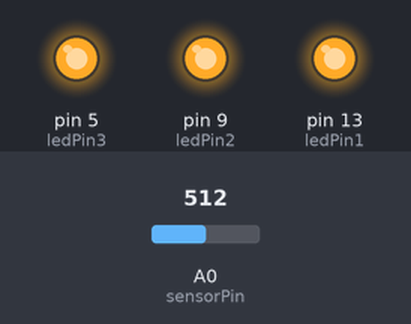
A sketch run on a simulated Arduino Uno, built with avr-gcc and run on an emulated ATmega328P. Parts: output pins drawn as LEDs (lit = HIGH). The test bench sets the inputs (shaded band); at power-on: A0 (sensorPin) = 512.

Above: at 0.3 s.
At 2.0 s:
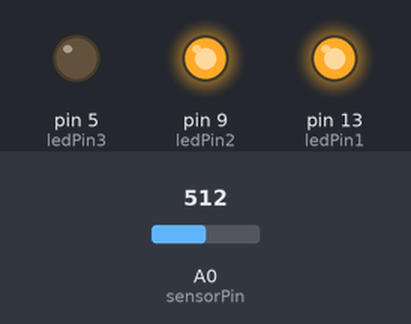
At 3.0 s:
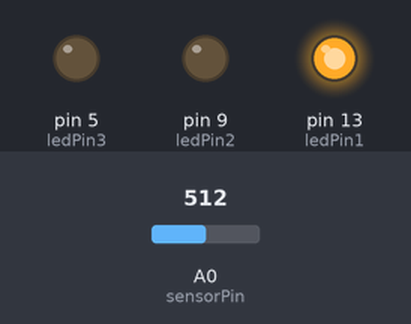
At 4.9 s:
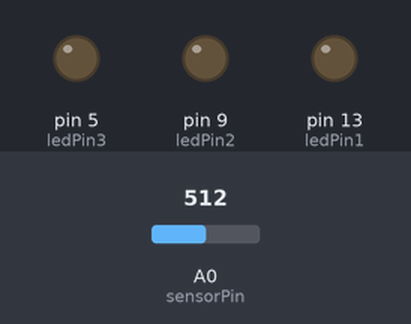
Timing chart, 0 to 5.3 s (numbered marks = the images above):
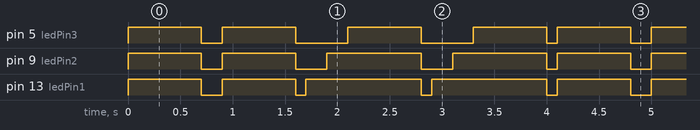

The sketch:

wrong-turn.ino
```cpp
int sensorPin = A0;    // select the input pin for the potentiometer
int ledPin1 = 13;
int ledPin2 = 9;
int ledPin3 = 5;// select the pin for the LED
int sensorValue = 0;  // variable to store the value coming from the sensor

void setup() {
  // declare the ledPin as an OUTPUT:
  pinMode(ledPin1, OUTPUT);
  pinMode(ledPin2, OUTPUT);
pinMode(ledPin3, OUTPUT);
}
void loop() {
  // read the value from the sensor:
  sensorValue = analogRead(sensorPin);

digitalWrite(ledPin1, HIGH);
 digitalWrite(ledPin2, HIGH);
digitalWrite(ledPin3, HIGH);
  delay(700);
  digitalWrite(ledPin1, LOW);
  digitalWrite(ledPin2, LOW);
  digitalWrite(ledPin3, LOW);
  delay(200);
  digitalWrite(ledPin1, HIGH);
 digitalWrite(ledPin2, HIGH);
digitalWrite(ledPin3, HIGH);
  delay(700);
  digitalWrite(ledPin1, LOW);
  digitalWrite(ledPin2, LOW);
  digitalWrite(ledPin3, LOW);
  delay(100);

  digitalWrite(ledPin1, HIGH);
  delay(200);

  digitalWrite(ledPin2, HIGH);
  delay(200);


  digitalWrite(ledPin3, HIGH);
  delay(700);
  digitalWrite(ledPin1, LOW);
  digitalWrite(ledPin2, LOW);
  digitalWrite(ledPin3, LOW);
  delay(100);

  digitalWrite(ledPin1, HIGH);
  delay(200);

  digitalWrite(ledPin2, HIGH);
  delay(200);


  digitalWrite(ledPin3, HIGH);
  delay(700);
  digitalWrite(ledPin1, LOW);
  digitalWrite(ledPin2, LOW);
  digitalWrite(ledPin3, LOW);
  delay(100);


}
```

Measured:
- by itself, pin 5 (ledPin3): repeats every 4.1 s: LOW 0.20 s, 2 × (HIGH 0.70 s, LOW 0.50 s), HIGH 0.70 s, LOW 0.10 s, HIGH 0.70 s
- by itself, pin 9 (ledPin2): repeats every 4.1 s: LOW 0.20 s, HIGH 0.70 s, 2 × (LOW 0.30 s, HIGH 0.90 s), LOW 0.10 s, HIGH 0.70 s
- by itself, pin 13 (ledPin1): repeats every 4.1 s: LOW 0.20 s, HIGH 0.70 s, 2 × (LOW 0.10 s, HIGH 1.1 s), LOW 0.10 s, HIGH 0.70 s
